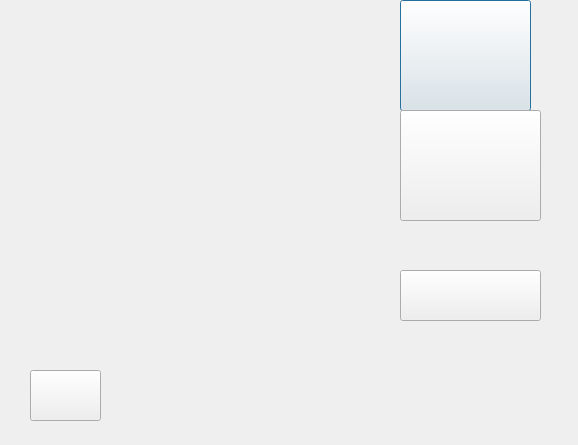
<?xml version="1.0" encoding="UTF-8"?>
<ui version="4.0">
 <class>modo_de_juego</class>
 <widget class="QDialog" name="modo_de_juego">
  <property name="geometry">
   <rect>
    <x>0</x>
    <y>0</y>
    <width>578</width>
    <height>445</height>
   </rect>
  </property>
  <property name="windowTitle">
   <string>Dialog</string>
  </property>
  <property name="styleSheet">
   <string notr="true">border-image: url(:/image.png);</string>
  </property>
  <widget class="QPushButton" name="pushButton">
   <property name="geometry">
    <rect>
     <x>400</x>
     <y>0</y>
     <width>131</width>
     <height>111</height>
    </rect>
   </property>
   <property name="cursor">
    <cursorShape>PointingHandCursor</cursorShape>
   </property>
   <property name="styleSheet">
    <string notr="true">border-image: url(:/iconp1.png);
</string>
   </property>
   <property name="text">
    <string/>
   </property>
  </widget>
  <widget class="QPushButton" name="pushButton_2">
   <property name="geometry">
    <rect>
     <x>400</x>
     <y>110</y>
     <width>141</width>
     <height>111</height>
    </rect>
   </property>
   <property name="cursor">
    <cursorShape>PointingHandCursor</cursorShape>
   </property>
   <property name="styleSheet">
    <string notr="true">border-image: url(:/iconp2.png);</string>
   </property>
   <property name="text">
    <string/>
   </property>
  </widget>
  <widget class="QPushButton" name="pushButton_3">
   <property name="geometry">
    <rect>
     <x>400</x>
     <y>270</y>
     <width>141</width>
     <height>51</height>
    </rect>
   </property>
   <property name="cursor">
    <cursorShape>PointingHandCursor</cursorShape>
   </property>
   <property name="styleSheet">
    <string notr="true">border-image: url(:/5ec3a229d482e70.png);</string>
   </property>
   <property name="text">
    <string/>
   </property>
  </widget>
  <widget class="QLabel" name="label">
   <property name="geometry">
    <rect>
     <x>160</x>
     <y>50</y>
     <width>211</width>
     <height>161</height>
    </rect>
   </property>
   <property name="styleSheet">
    <string notr="true">border-image: url(:/p2esp1.png);</string>
   </property>
   <property name="text">
    <string/>
   </property>
  </widget>
  <widget class="QLabel" name="label_2">
   <property name="geometry">
    <rect>
     <x>150</x>
     <y>50</y>
     <width>231</width>
     <height>161</height>
    </rect>
   </property>
   <property name="styleSheet">
    <string notr="true">border-image: url(:/p1contro.png);</string>
   </property>
   <property name="text">
    <string/>
   </property>
  </widget>
  <widget class="QPushButton" name="pushButton_4">
   <property name="geometry">
    <rect>
     <x>30</x>
     <y>370</y>
     <width>71</width>
     <height>51</height>
    </rect>
   </property>
   <property name="cursor">
    <cursorShape>PointingHandCursor</cursorShape>
   </property>
   <property name="styleSheet">
    <string notr="true">border-image: url(:/back1.png);</string>
   </property>
   <property name="text">
    <string/>
   </property>
  </widget>
 </widget>
 <resources/>
 <connections/>
</ui>
